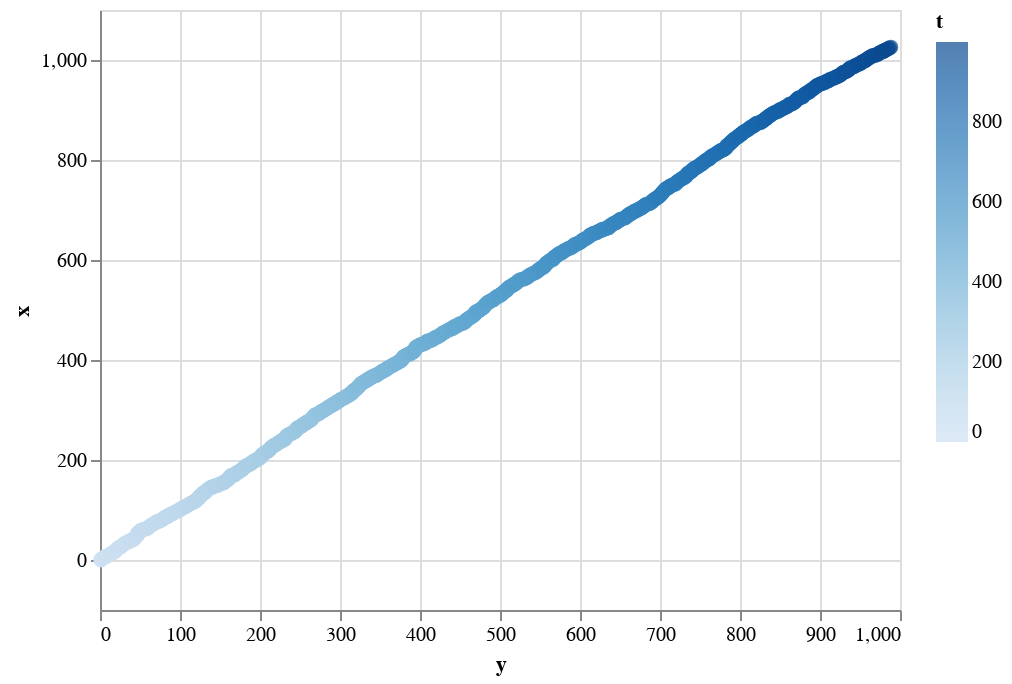

Notebook source saved alongside this figure:
### Markdown cell above
## Exercise 2

Add a moving avarage to the previous graph with a windows size of 20, without including future observations

### Code cell
alt.Chart(dataset).mark_point().encode(
    x='y',
    y='x',
    color="t"
).transform_window(
    moving_average='mean(x)',
    frame=[-20, 0],
)

### Figure 1 — Vega-Lite specification as saved in the notebook (floating-point values rounded to 4 significant figures; data arrays with more than 128 entries replaced by an {"elided": "..."} marker saying what was removed)
{"config": {"view": {"continuousWidth": 400, "continuousHeight": 300}}, "data": {"name": "data-4cf235d09ab525d494c5ffc04b1fb082"}, "mark": "point", "encoding": {"color": {"type": "quantitative", "field": "t"}, "x": {"type": "quantitative", "field": "y"}, "y": {"type": "quantitative", "field": "x"}}, "transform": [{"window": [{"op": "mean", "field": "x", "as": "moving_average"}], "frame": [-20, 0]}], "$schema": "https://vega.github.io/schema/vega-lite/v4.8.1.json", "datasets": {"data-4cf235d09ab525d494c5ffc04b1fb082": {"elided": "1000 records"}}}
